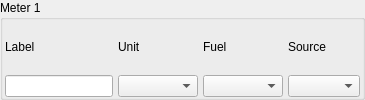
          <widget class="QGroupBox" name="meter1GroupBox">
           <property name="title">
            <string>Meter 1</string>
           </property>
           <layout class="QGridLayout" name="gridLayout_2">
            <property name="leftMargin">
             <number>2</number>
            </property>
            <property name="topMargin">
             <number>0</number>
            </property>
            <property name="rightMargin">
             <number>2</number>
            </property>
            <property name="bottomMargin">
             <number>0</number>
            </property>
            <property name="horizontalSpacing">
             <number>5</number>
            </property>
            <property name="verticalSpacing">
             <number>1</number>
            </property>
            <item row="0" column="0">
             <widget class="QLabel" name="meter1Label">
              <property name="text">
               <string>Label</string>
              </property>
             </widget>
            </item>
            <item row="0" column="1">
             <widget class="QLabel" name="meter1UnitLabel">
              <property name="text">
               <string>Unit</string>
              </property>
             </widget>
            </item>
            <item row="0" column="2">
             <widget class="QLabel" name="meter1FuelLabel">
              <property name="text">
               <string>Fuel</string>
              </property>
             </widget>
            </item>
            <item row="0" column="3">
             <widget class="QLabel" name="meter1SourceLabel">
              <property name="text">
               <string>Source</string>
              </property>
             </widget>
            </item>
            <item row="1" column="0">
             <widget class="QLineEdit" name="meter1LabelLineEdit">
              <property name="minimumSize">
               <size>
                <width>60</width>
                <height>0</height>
               </size>
              </property>
             </widget>
            </item>
            <item row="1" column="1">
             <widget class="QComboBox" name="meter1UnitComboBox">
              <property name="sizePolicy">
               <sizepolicy hsizetype="Expanding" vsizetype="Fixed">
                <horstretch>0</horstretch>
                <verstretch>0</verstretch>
               </sizepolicy>
              </property>
              <property name="minimumSize">
               <size>
                <width>80</width>
                <height>0</height>
               </size>
              </property>
             </widget>
            </item>
            <item row="1" column="2">
             <widget class="QComboBox" name="meter1FuelComboBox">
              <property name="sizePolicy">
               <sizepolicy hsizetype="Expanding" vsizetype="Fixed">
                <horstretch>0</horstretch>
                <verstretch>0</verstretch>
               </sizepolicy>
              </property>
              <property name="minimumSize">
               <size>
                <width>80</width>
                <height>0</height>
               </size>
              </property>
              <property name="sizeAdjustPolicy">
               <enum>QComboBox::AdjustToContents</enum>
              </property>
             </widget>
            </item>
            <item row="1" column="3">
             <widget class="QComboBox" name="meter1SourceComboBox"/>
            </item>
           </layout>
          </widget>
